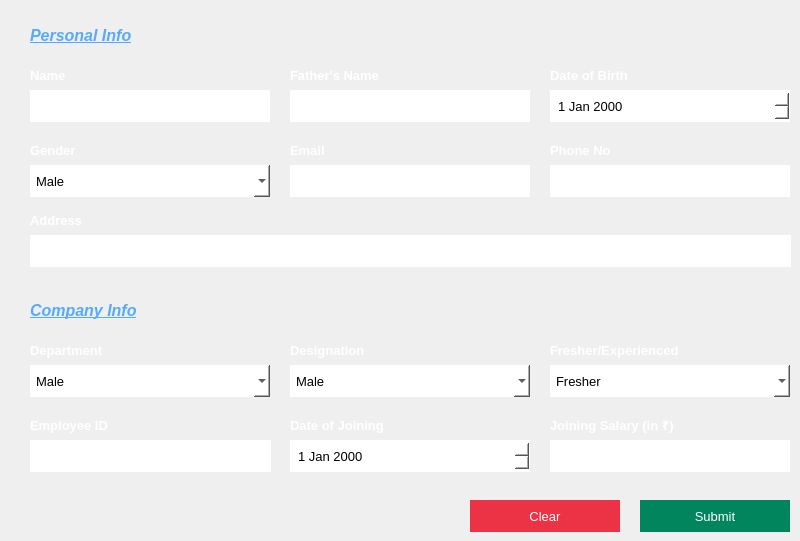
    <widget class="QWidget" name="addEmpWidget">
     <widget class="QLineEdit" name="empName">
      <property name="geometry">
       <rect>
        <x>30</x>
        <y>90</y>
        <width>240</width>
        <height>32</height>
       </rect>
      </property>
      <property name="font">
       <font>
        <family>Arial</family>
        <pointsize>10</pointsize>
       </font>
      </property>
      <property name="styleSheet">
       <string notr="true">#empName
{
	background:white;
	color:black;
	border:none;
	padding-left:6px;
}</string>
      </property>
     </widget>
     <widget class="QLineEdit" name="empFather">
      <property name="geometry">
       <rect>
        <x>290</x>
        <y>90</y>
        <width>240</width>
        <height>32</height>
       </rect>
      </property>
      <property name="font">
       <font>
        <family>Arial</family>
        <pointsize>10</pointsize>
       </font>
      </property>
      <property name="styleSheet">
       <string notr="true">#empFather
{
	background:white;
	color:black;
	border:none;
	padding-left:6px;
}</string>
      </property>
     </widget>
     <widget class="QLabel" name="id">
      <property name="geometry">
       <rect>
        <x>30</x>
        <y>65</y>
        <width>141</width>
        <height>21</height>
       </rect>
      </property>
      <property name="font">
       <font>
        <pointsize>10</pointsize>
        <weight>75</weight>
        <bold>true</bold>
       </font>
      </property>
      <property name="text">
       <string>&lt;html&gt;&lt;head/&gt;&lt;body&gt;&lt;p&gt;&lt;span style=&quot; color:#ffffff;&quot;&gt;Name&lt;/span&gt;&lt;/p&gt;&lt;/body&gt;&lt;/html&gt;</string>
      </property>
     </widget>
     <widget class="QLabel" name="label_18">
      <property name="geometry">
       <rect>
        <x>30</x>
        <y>20</y>
        <width>241</width>
        <height>31</height>
       </rect>
      </property>
      <property name="font">
       <font>
        <family>Arial</family>
        <pointsize>12</pointsize>
        <weight>75</weight>
        <bold>true</bold>
       </font>
      </property>
      <property name="text">
       <string>&lt;html&gt;&lt;head/&gt;&lt;body&gt;&lt;p&gt;&lt;span style=&quot; font-style:italic; text-decoration: underline; color:#55aaff;&quot;&gt;Personal Info&lt;/span&gt;&lt;/p&gt;&lt;/body&gt;&lt;/html&gt;</string>
      </property>
     </widget>
     <widget class="QLabel" name="id_2">
      <property name="geometry">
       <rect>
        <x>290</x>
        <y>65</y>
        <width>141</width>
        <height>21</height>
       </rect>
      </property>
      <property name="font">
       <font>
        <pointsize>10</pointsize>
        <weight>75</weight>
        <bold>true</bold>
       </font>
      </property>
      <property name="text">
       <string>&lt;html&gt;&lt;head/&gt;&lt;body&gt;&lt;p&gt;&lt;span style=&quot; color:#ffffff;&quot;&gt;Father's Name&lt;/span&gt;&lt;/p&gt;&lt;/body&gt;&lt;/html&gt;</string>
      </property>
     </widget>
     <widget class="QLabel" name="id_3">
      <property name="geometry">
       <rect>
        <x>550</x>
        <y>65</y>
        <width>141</width>
        <height>21</height>
       </rect>
      </property>
      <property name="font">
       <font>
        <pointsize>10</pointsize>
        <weight>75</weight>
        <bold>true</bold>
       </font>
      </property>
      <property name="text">
       <string>&lt;html&gt;&lt;head/&gt;&lt;body&gt;&lt;p&gt;&lt;span style=&quot; color:#ffffff;&quot;&gt;Date of Birth&lt;/span&gt;&lt;/p&gt;&lt;/body&gt;&lt;/html&gt;</string>
      </property>
     </widget>
     <widget class="QDateEdit" name="empDOB">
      <property name="geometry">
       <rect>
        <x>550</x>
        <y>90</y>
        <width>240</width>
        <height>32</height>
       </rect>
      </property>
      <property name="font">
       <font>
        <family>Arial</family>
        <pointsize>10</pointsize>
       </font>
      </property>
      <property name="styleSheet">
       <string notr="true">#empDOB
{
	background:white;
	color:black;
	border:none;
	padding-left:6px;
}</string>
      </property>
      <property name="currentSection">
       <enum>QDateTimeEdit::YearSection</enum>
      </property>
     </widget>
     <widget class="QLabel" name="id_4">
      <property name="geometry">
       <rect>
        <x>30</x>
        <y>140</y>
        <width>141</width>
        <height>21</height>
       </rect>
      </property>
      <property name="font">
       <font>
        <pointsize>10</pointsize>
        <weight>75</weight>
        <bold>true</bold>
       </font>
      </property>
      <property name="text">
       <string>&lt;html&gt;&lt;head/&gt;&lt;body&gt;&lt;p&gt;&lt;span style=&quot; color:#ffffff;&quot;&gt;Gender&lt;/span&gt;&lt;/p&gt;&lt;/body&gt;&lt;/html&gt;</string>
      </property>
     </widget>
     <widget class="QComboBox" name="empGender">
      <property name="geometry">
       <rect>
        <x>30</x>
        <y>165</y>
        <width>240</width>
        <height>32</height>
       </rect>
      </property>
      <property name="font">
       <font>
        <family>Arial</family>
        <pointsize>10</pointsize>
       </font>
      </property>
      <property name="styleSheet">
       <string notr="true">#empGender
{
	background:white;
	color:black;
	border:none;
	padding-left:6px;
}</string>
      </property>
      <item>
       <property name="text">
        <string>Male</string>
       </property>
      </item>
      <item>
       <property name="text">
        <string>Female</string>
       </property>
      </item>
      <item>
       <property name="text">
        <string>Other</string>
       </property>
      </item>
     </widget>
     <widget class="QLabel" name="id_5">
      <property name="geometry">
       <rect>
        <x>290</x>
        <y>140</y>
        <width>141</width>
        <height>21</height>
       </rect>
      </property>
      <property name="font">
       <font>
        <pointsize>10</pointsize>
        <weight>75</weight>
        <bold>true</bold>
       </font>
      </property>
      <property name="text">
       <string>&lt;html&gt;&lt;head/&gt;&lt;body&gt;&lt;p&gt;&lt;span style=&quot; color:#ffffff;&quot;&gt;Email&lt;/span&gt;&lt;/p&gt;&lt;/body&gt;&lt;/html&gt;</string>
      </property>
     </widget>
     <widget class="QLineEdit" name="empEmail">
      <property name="geometry">
       <rect>
        <x>290</x>
        <y>165</y>
        <width>240</width>
        <height>32</height>
       </rect>
      </property>
      <property name="font">
       <font>
        <family>Arial</family>
        <pointsize>10</pointsize>
       </font>
      </property>
      <property name="styleSheet">
       <string notr="true">#empEmail
{
	background:white;
	color:black;
	border:none;
	padding-left:6px;
}</string>
      </property>
     </widget>
     <widget class="QLineEdit" name="empPhone">
      <property name="geometry">
       <rect>
        <x>550</x>
        <y>165</y>
        <width>240</width>
        <height>32</height>
       </rect>
      </property>
      <property name="font">
       <font>
        <family>Arial</family>
        <pointsize>10</pointsize>
       </font>
      </property>
      <property name="styleSheet">
       <string notr="true">#empPhone
{
	background:white;
	color:black;
	border:none;
	padding-left:6px;
}</string>
      </property>
     </widget>
     <widget class="QLabel" name="id_6">
      <property name="geometry">
       <rect>
        <x>550</x>
        <y>140</y>
        <width>141</width>
        <height>21</height>
       </rect>
      </property>
      <property name="font">
       <font>
        <pointsize>10</pointsize>
        <weight>75</weight>
        <bold>true</bold>
       </font>
      </property>
      <property name="text">
       <string>&lt;html&gt;&lt;head/&gt;&lt;body&gt;&lt;p&gt;&lt;span style=&quot; color:#ffffff;&quot;&gt;Phone No&lt;/span&gt;&lt;/p&gt;&lt;/body&gt;&lt;/html&gt;</string>
      </property>
     </widget>
     <widget class="QLineEdit" name="empAddress">
      <property name="geometry">
       <rect>
        <x>30</x>
        <y>235</y>
        <width>761</width>
        <height>32</height>
       </rect>
      </property>
      <property name="font">
       <font>
        <family>Arial</family>
        <pointsize>10</pointsize>
       </font>
      </property>
      <property name="styleSheet">
       <string notr="true">#empAddress
{
	background:white;
	color:black;
	border:none;
	padding-left:6px;
}</string>
      </property>
     </widget>
     <widget class="QLabel" name="id_7">
      <property name="geometry">
       <rect>
        <x>30</x>
        <y>210</y>
        <width>141</width>
        <height>21</height>
       </rect>
      </property>
      <property name="font">
       <font>
        <pointsize>10</pointsize>
        <weight>75</weight>
        <bold>true</bold>
       </font>
      </property>
      <property name="text">
       <string>&lt;html&gt;&lt;head/&gt;&lt;body&gt;&lt;p&gt;&lt;span style=&quot; color:#ffffff;&quot;&gt;Address&lt;/span&gt;&lt;/p&gt;&lt;/body&gt;&lt;/html&gt;</string>
      </property>
     </widget>
     <widget class="QLabel" name="id_8">
      <property name="geometry">
       <rect>
        <x>290</x>
        <y>415</y>
        <width>141</width>
        <height>21</height>
       </rect>
      </property>
      <property name="font">
       <font>
        <pointsize>10</pointsize>
        <weight>75</weight>
        <bold>true</bold>
       </font>
      </property>
      <property name="text">
       <string>&lt;html&gt;&lt;head/&gt;&lt;body&gt;&lt;p&gt;&lt;span style=&quot; color:#ffffff;&quot;&gt;Date of Joining&lt;/span&gt;&lt;/p&gt;&lt;/body&gt;&lt;/html&gt;</string>
      </property>
     </widget>
     <widget class="QLabel" name="id_9">
      <property name="geometry">
       <rect>
        <x>30</x>
        <y>415</y>
        <width>141</width>
        <height>21</height>
       </rect>
      </property>
      <property name="font">
       <font>
        <pointsize>10</pointsize>
        <weight>75</weight>
        <bold>true</bold>
       </font>
      </property>
      <property name="text">
       <string>&lt;html&gt;&lt;head/&gt;&lt;body&gt;&lt;p&gt;&lt;span style=&quot; color:#ffffff;&quot;&gt;Employee ID&lt;/span&gt;&lt;/p&gt;&lt;/body&gt;&lt;/html&gt;</string>
      </property>
     </widget>
     <widget class="QLineEdit" name="empID">
      <property name="enabled">
       <bool>false</bool>
      </property>
      <property name="geometry">
       <rect>
        <x>30</x>
        <y>440</y>
        <width>201</width>
        <height>32</height>
       </rect>
      </property>
      <property name="font">
       <font>
        <family>Arial</family>
        <pointsize>10</pointsize>
       </font>
      </property>
      <property name="styleSheet">
       <string notr="true">#empID
{
	background:white;
	color:black;
	border:none;
	padding-left:6px;
}</string>
      </property>
     </widget>
     <widget class="QLineEdit" name="empSalary">
      <property name="geometry">
       <rect>
        <x>550</x>
        <y>440</y>
        <width>240</width>
        <height>32</height>
       </rect>
      </property>
      <property name="font">
       <font>
        <family>Arial</family>
        <pointsize>10</pointsize>
       </font>
      </property>
      <property name="styleSheet">
       <string notr="true">#empSalary
{
	background:white;
	color:black;
	border:none;
	padding-left:6px;
}</string>
      </property>
     </widget>
     <widget class="QComboBox" name="empDept">
      <property name="geometry">
       <rect>
        <x>30</x>
        <y>365</y>
        <width>240</width>
        <height>32</height>
       </rect>
      </property>
      <property name="font">
       <font>
        <family>Arial</family>
        <pointsize>10</pointsize>
       </font>
      </property>
      <property name="styleSheet">
       <string notr="true">#empDept
{
	background:white;
	color:black;
	border:none;
	padding-left:6px;
}</string>
      </property>
      <item>
       <property name="text">
        <string>Male</string>
       </property>
      </item>
      <item>
       <property name="text">
        <string>Female</string>
       </property>
      </item>
      <item>
       <property name="text">
        <string>Other</string>
       </property>
      </item>
     </widget>
     <widget class="QDateEdit" name="empDOJ">
      <property name="geometry">
       <rect>
        <x>290</x>
        <y>440</y>
        <width>240</width>
        <height>32</height>
       </rect>
      </property>
      <property name="font">
       <font>
        <family>Arial</family>
        <pointsize>10</pointsize>
       </font>
      </property>
      <property name="styleSheet">
       <string notr="true">#empDOJ
{
	background:white;
	color:black;
	border:none;
	padding-left:6px;
}</string>
      </property>
     </widget>
     <widget class="QLabel" name="id_10">
      <property name="geometry">
       <rect>
        <x>550</x>
        <y>415</y>
        <width>141</width>
        <height>21</height>
       </rect>
      </property>
      <property name="font">
       <font>
        <pointsize>10</pointsize>
        <weight>75</weight>
        <bold>true</bold>
       </font>
      </property>
      <property name="text">
       <string>&lt;html&gt;&lt;head/&gt;&lt;body&gt;&lt;p&gt;&lt;span style=&quot; color:#ffffff;&quot;&gt;Joining Salary (in ₹)&lt;/span&gt;&lt;/p&gt;&lt;/body&gt;&lt;/html&gt;</string>
      </property>
     </widget>
     <widget class="QLabel" name="id_12">
      <property name="geometry">
       <rect>
        <x>30</x>
        <y>340</y>
        <width>141</width>
        <height>21</height>
       </rect>
      </property>
      <property name="font">
       <font>
        <pointsize>10</pointsize>
        <weight>75</weight>
        <bold>true</bold>
       </font>
      </property>
      <property name="text">
       <string>&lt;html&gt;&lt;head/&gt;&lt;body&gt;&lt;p&gt;&lt;span style=&quot; color:#ffffff;&quot;&gt;Department&lt;/span&gt;&lt;/p&gt;&lt;/body&gt;&lt;/html&gt;</string>
      </property>
     </widget>
     <widget class="QLabel" name="label_19">
      <property name="geometry">
       <rect>
        <x>30</x>
        <y>295</y>
        <width>241</width>
        <height>31</height>
       </rect>
      </property>
      <property name="font">
       <font>
        <family>Arial</family>
        <pointsize>12</pointsize>
        <weight>75</weight>
        <bold>true</bold>
       </font>
      </property>
      <property name="text">
       <string>&lt;html&gt;&lt;head/&gt;&lt;body&gt;&lt;p&gt;&lt;span style=&quot; font-style:italic; text-decoration: underline; color:#55aaff;&quot;&gt;Company Info&lt;/span&gt;&lt;/p&gt;&lt;/body&gt;&lt;/html&gt;</string>
      </property>
     </widget>
     <widget class="QComboBox" name="empDesig">
      <property name="geometry">
       <rect>
        <x>290</x>
        <y>365</y>
        <width>240</width>
        <height>32</height>
       </rect>
      </property>
      <property name="font">
       <font>
        <family>Arial</family>
        <pointsize>10</pointsize>
       </font>
      </property>
      <property name="styleSheet">
       <string notr="true">#empDesig
{
	background:white;
	color:black;
	border:none;
	padding-left:6px;
}</string>
      </property>
      <item>
       <property name="text">
        <string>Male</string>
       </property>
      </item>
      <item>
       <property name="text">
        <string>Female</string>
       </property>
      </item>
      <item>
       <property name="text">
        <string>Other</string>
       </property>
      </item>
     </widget>
     <widget class="QLabel" name="id_14">
      <property name="geometry">
       <rect>
        <x>290</x>
        <y>340</y>
        <width>141</width>
        <height>21</height>
       </rect>
      </property>
      <property name="font">
       <font>
        <pointsize>10</pointsize>
        <weight>75</weight>
        <bold>true</bold>
       </font>
      </property>
      <property name="text">
       <string>&lt;html&gt;&lt;head/&gt;&lt;body&gt;&lt;p&gt;&lt;span style=&quot; color:#ffffff;&quot;&gt;Designation&lt;/span&gt;&lt;/p&gt;&lt;/body&gt;&lt;/html&gt;</string>
      </property>
     </widget>
     <widget class="QComboBox" name="empType">
      <property name="geometry">
       <rect>
        <x>550</x>
        <y>365</y>
        <width>240</width>
        <height>32</height>
       </rect>
      </property>
      <property name="font">
       <font>
        <family>Arial</family>
        <pointsize>10</pointsize>
       </font>
      </property>
      <property name="styleSheet">
       <string notr="true">#empType
{
	background:white;
	color:black;
	border:none;
	padding-left:6px;
}</string>
      </property>
      <item>
       <property name="text">
        <string>Fresher</string>
       </property>
      </item>
      <item>
       <property name="text">
        <string>Experienced</string>
       </property>
      </item>
     </widget>
     <widget class="QLabel" name="id_13">
      <property name="geometry">
       <rect>
        <x>550</x>
        <y>340</y>
        <width>141</width>
        <height>21</height>
       </rect>
      </property>
      <property name="font">
       <font>
        <pointsize>10</pointsize>
        <weight>75</weight>
        <bold>true</bold>
       </font>
      </property>
      <property name="text">
       <string>&lt;html&gt;&lt;head/&gt;&lt;body&gt;&lt;p&gt;&lt;span style=&quot; color:#ffffff;&quot;&gt;Fresher/Experienced&lt;/span&gt;&lt;/p&gt;&lt;/body&gt;&lt;/html&gt;</string>
      </property>
     </widget>
     <widget class="QPushButton" name="pushButton_6">
      <property name="geometry">
       <rect>
        <x>470</x>
        <y>500</y>
        <width>150</width>
        <height>32</height>
       </rect>
      </property>
      <property name="font">
       <font>
        <pointsize>10</pointsize>
       </font>
      </property>
      <property name="cursor">
       <cursorShape>PointingHandCursor</cursorShape>
      </property>
      <property name="focusPolicy">
       <enum>Qt::TabFocus</enum>
      </property>
      <property name="styleSheet">
       <string notr="true">#pushButton_6
{
	background:#EC3245;
	border:none;
	color:white;
}

#pushButton_6:hover
{
	background:#2d2d2d;
	border:2px solid #EC3245;
	color:#EC3245;
}</string>
      </property>
      <property name="text">
       <string>Clear</string>
      </property>
     </widget>
     <widget class="QPushButton" name="pushButton_5">
      <property name="geometry">
       <rect>
        <x>640</x>
        <y>500</y>
        <width>150</width>
        <height>32</height>
       </rect>
      </property>
      <property name="font">
       <font>
        <pointsize>10</pointsize>
       </font>
      </property>
      <property name="cursor">
       <cursorShape>PointingHandCursor</cursorShape>
      </property>
      <property name="focusPolicy">
       <enum>Qt::TabFocus</enum>
      </property>
      <property name="styleSheet">
       <string notr="true">#pushButton_5
{
	background:#00855C;
	border:none;
	color:white;
}

#pushButton_5:hover
{
	background:#2D2D2D;
	border:2px solid #00855C;
	color:#00855C;
}</string>
      </property>
      <property name="text">
       <string>Submit</string>
      </property>
     </widget>
     <widget class="QPushButton" name="pushButton_2">
      <property name="geometry">
       <rect>
        <x>230</x>
        <y>440</y>
        <width>41</width>
        <height>32</height>
       </rect>
      </property>
      <property name="cursor">
       <cursorShape>PointingHandCursor</cursorShape>
      </property>
      <property name="styleSheet">
       <string notr="true">#pushButton_2
{
	border:none;
	background:white;
}</string>
      </property>
      <property name="text">
       <string/>
      </property>
      <property name="icon">
       <iconset resource="resources.qrc">
        <normaloff>:/Images/id_card.png</normaloff>:/Images/id_card.png</iconset>
      </property>
      <property name="iconSize">
       <size>
        <width>32</width>
        <height>32</height>
       </size>
      </property>
     </widget>
    </widget>
